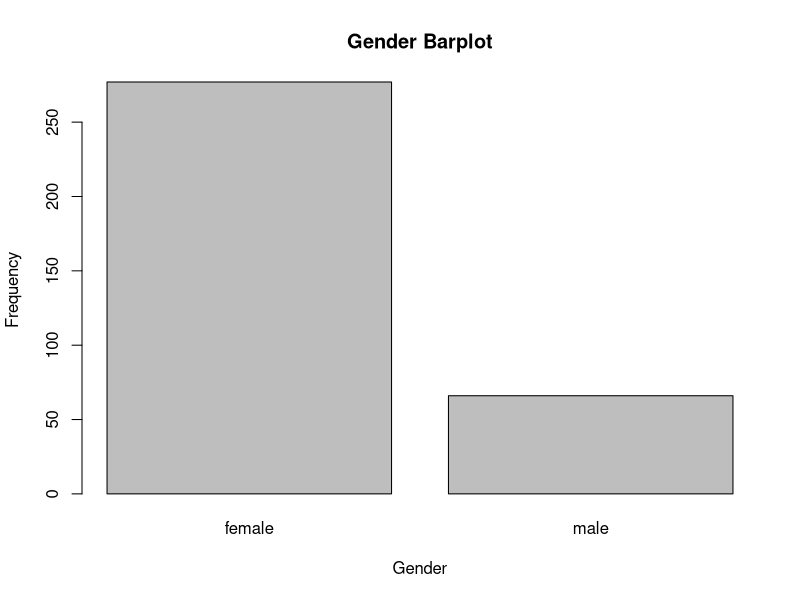
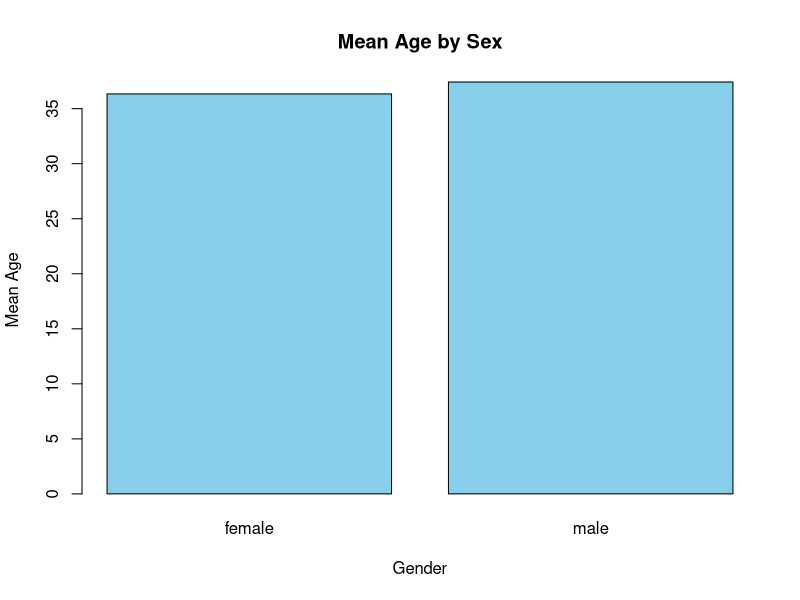
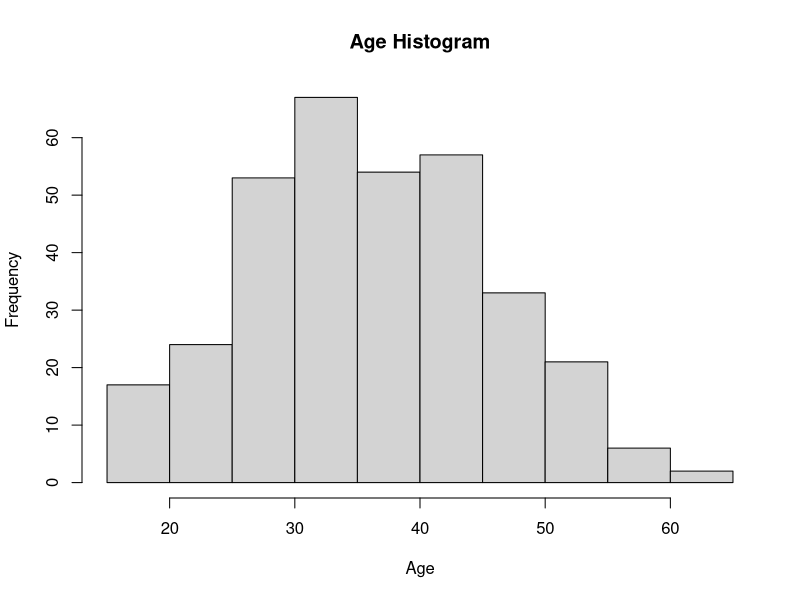
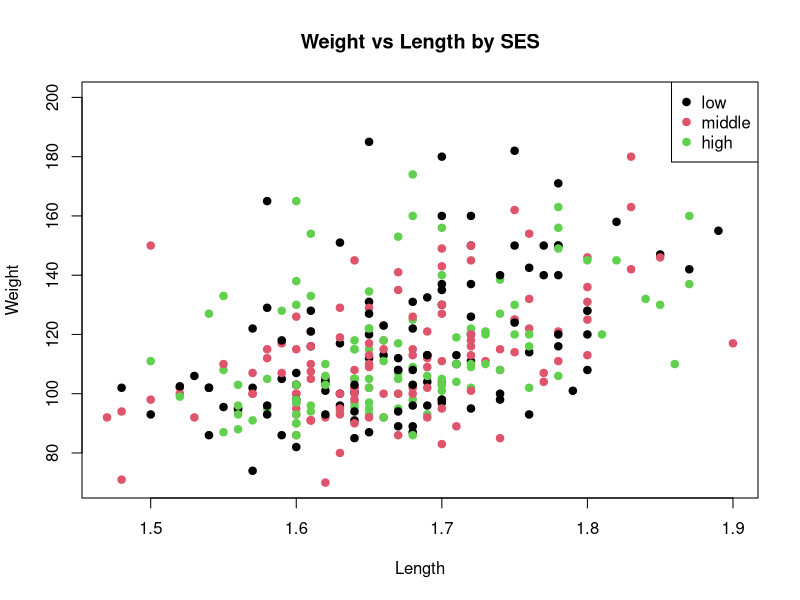
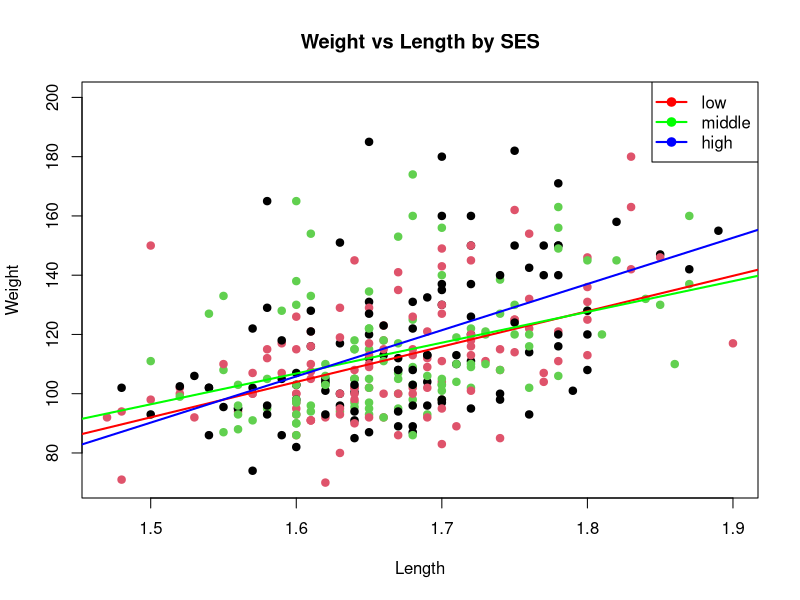
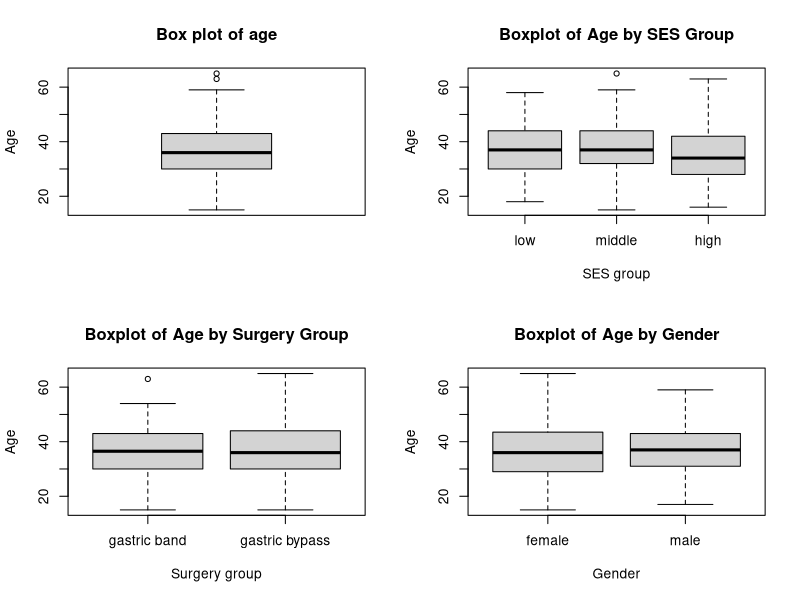
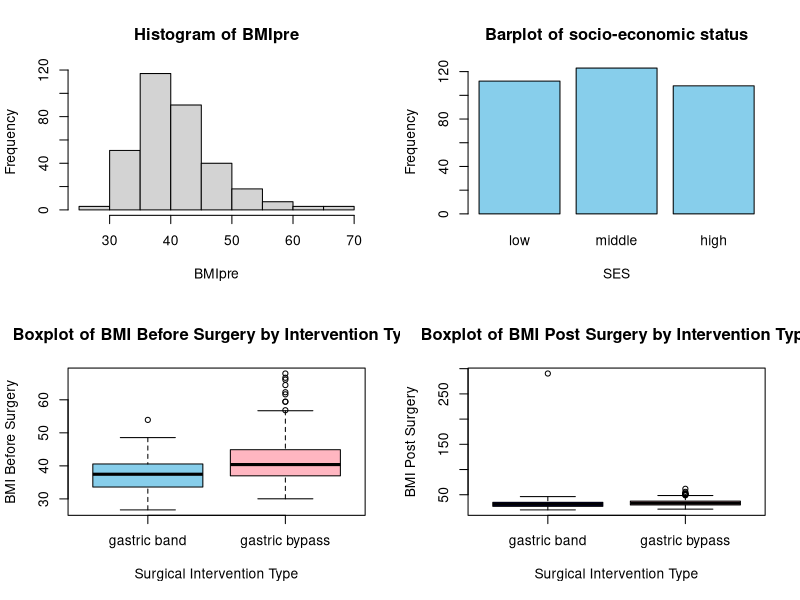
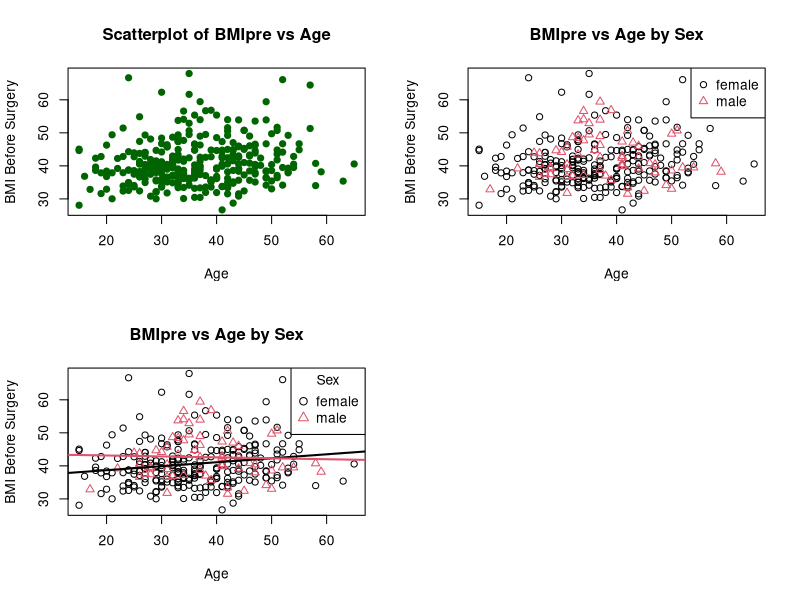

Generate these figures, in order, with R: (Note: this script raises an error after producing the figures.)
# Introduction to R - Session 4
# Author: Mostafa S. Abd El-Maksoud

# ------------------------
# Read Data
# ------------------------

# Read the data from a text file with headers
data <- read.table("data.txt", header = TRUE)

# ------------------------
# Data inspection
# ------------------------

# Open a data viewer window to inspect the dataset
View(data)

# Display the structure of the dataset
str(data)

# ------------------------
# Data Preprocessing: Cleaning and Formatting the Surgery Dataset
# ------------------------

data$sex      <- factor(data$sex, labels = c("female", "male"))
data$SES      <- factor(data$SES, labels = c("low", "middle", "high"))
data$complic  <- factor(data$complic, labels = c("no", "yes"))
data$comorb   <- factor(data$comorb, labels = c("no", "yes"))
data$depressi <- factor(data$depressi, labels = c("no", "yes"))
data$diabetes <- factor(data$diabetes, labels = c("no", "yes"))
data$surgery  <- factor(data$surgery, labels = c("gastric band", "gastric bypass"))

data$BMIpost <- as.numeric(gsub(",", ".", data$BMIpost))
data$BMIpre  <- as.numeric(gsub(",", ".", data$BMIpre))
data$weight  <- as.numeric(gsub(",", ".", data$weight))
data$length  <- as.numeric(gsub(",", ".", data$length))

# Check updated structure
str(data)

# ------------------------
# Descriptive Statistics
# ------------------------

summary(data)
mean(data$weight, na.rm = TRUE)
median(data$weight, na.rm = TRUE)
min(data$weight, na.rm = TRUE)
max(data$weight, na.rm = TRUE)
quantile(data$weight, na.rm = TRUE, c(0.25, 0.75))

# Why use na.rm = TRUE?
median(c(10, 20, NA), na.rm = TRUE)
median(c(10, 20, NA), na.rm = FALSE)

# ------------------------
# Frequency table for categorical variable
# ------------------------

table(data$sex)

# Mean age by sex
tapply(data$age, list(sex = data$sex), mean, na.rm = TRUE)

# Correlation coefficient
library(corrplot)
cor(data$weight, data$length, use = "complete.obs")

# Help: which correlation method?
?cor  # Default: "pearson"

# Spearman correlation
cor(data$weight, data$length, use = "complete.obs", method = "spearman")

# More summaries
max(data$weight, na.rm = TRUE)
sum(is.na(data$age))
aggregate(BMIpre ~ surgery, data, mean, na.rm = TRUE)
cor(data$BMIpre, data$BMIpost, use = "complete.obs", method = "pearson")

# ------------------------
# Graphics
# ------------------------

barplot(table(data$sex), xlab = "Gender", ylab = "Frequency", main = "Gender Barplot")

mean.age <- tapply(data$age, data$sex, mean, na.rm = TRUE)
barplot(mean.age, col = "skyblue", xlab = "Gender", ylab = "Mean Age", main = "Mean Age by Sex")

hist(data$age, xlab = "Age", ylab = "Frequency", main = "Age Histogram")

plot(weight ~ length, data = data, col = data$SES, pch = 19,
     main = "Weight vs Length by SES", xlab = "Length", ylab = "Weight")
legend("topright", legend = levels(data$SES), col = 1:length(levels(data$SES)), pch = 19)

plot(weight ~ length, data = data, col = data$SES, pch = 19,
     main = "Weight vs Length by SES", xlab = "Length", ylab = "Weight")

unique_ses <- unique(data$SES)
ses_colors <- rainbow(length(unique_ses))

for(i in 1:length(unique_ses)) {
  ses_group <- unique_ses[i]
  subset_data <- data[data$SES == ses_group, ]
  abline(lm(weight ~ length, data = subset_data), col = ses_colors[i], lwd = 2)
}
legend("topright", legend = levels(data$SES), col = ses_colors, pch = 19, lwd = 2)

par(mfrow = c(2,2))
boxplot(data$age, main = "Box plot of age", ylab = "Age")
boxplot(data$age ~ data$SES, xlab = "SES group", ylab = "Age", main = "Boxplot of Age by SES Group")
boxplot(data$age ~ data$surgery, xlab = "Surgery group", ylab = "Age", main = "Boxplot of Age by Surgery Group")
boxplot(data$age ~ data$sex, xlab = "Gender", ylab = "Age", main = "Boxplot of Age by Gender")

hist(data$BMIpre, xlab = "BMIpre", ylab = "Frequency", main = "Histogram of BMIpre")

barplot(table(data$SES), xlab = "SES", ylab = "Frequency", main = "Barplot of socio-economic status", col = "skyblue")

boxplot(data$BMIpre ~ data$surgery,
        xlab = "Surgical Intervention Type",
        ylab = "BMI Before Surgery",
        main = "Boxplot of BMI Before Surgery by Intervention Type",
        col = c("skyblue", "lightpink"))

boxplot(data$BMIpost ~ data$surgery,
        xlab = "Surgical Intervention Type",
        ylab = "BMI Post Surgery",
        main = "Boxplot of BMI Post Surgery by Intervention Type",
        col = c("blue", "pink"))

plot(x = data$age, y = data$BMIpre, xlab = "Age",
     ylab = "BMI Before Surgery", main = "Scatterplot of BMIpre vs Age",
     pch = 19, col = "darkgreen")

pch.values <- c(1, 2)
names(pch.values) <- levels(data$sex)

plot(data$BMIpre ~ data$age,
     col = as.numeric(data$sex),
     pch = pch.values[data$sex],
     xlab = "Age", ylab = "BMI Before Surgery", main = "BMIpre vs Age by Sex")
legend("topright", legend = levels(data$sex), col = 1:length(levels(data$sex)), pch = 1:length(levels(data$sex)))

plot(data$BMIpre ~ data$age, col = as.numeric(data$sex), xlab = "Age",
     ylab = "BMI Before Surgery", main = "BMIpre vs Age by Sex", pch = as.numeric(data$sex))

for (gender in levels(data$sex)) {
  sub_data <- subset(data, sex == gender)
  model <- lm(BMIpre ~ age, data = sub_data)
  abline(model, col = which(levels(data$sex) == gender), lwd = 2)
}
pch.values <- c(1, 2)
names(pch.values) <- levels(data$sex)

legend("topright", legend = levels(data$sex), pch = pch.values,
       col = 1:length(levels(data$sex)), title = "Sex", pt.cex = 1.2)

# ------------------------
# Outlier Detection
# ------------------------

outlires_threshold <- 40
data$BMIpre[data$BMIpre > outlires_threshold] <- 29.41
data$BMIpost[data$BMIpost > outlires_threshold] <- 29.41

write.table(data, "E:/courses/Introduction to R/Session 4/modified_surgery.txt", 
            sep = "\t", row.names = FALSE, col.names = TRUE)

# ------------------------
# Testing for Normality
# ------------------------

par(mfrow = c(1,2))
hist(data$BMIpre, main = "Histogram of BMIpre", xlab = "BMIpre", col = "lightblue")
hist(data$BMIpost, main = "Histogram of BMIpost", xlab = "BMIpost", col = "lightgreen")

par(mfrow = c(1,2))
qqnorm(data$BMIpre, main = "QQ Plot of BMIpre")
qqline(data$BMIpre, col = "red")
qqnorm(data$BMIpost, main = "QQ Plot of BMIpost")
qqline(data$BMIpost, col = "blue")

shapiro_pre <- shapiro.test(data$BMIpre)
shapiro_post <- shapiro.test(data$BMIpost)
print(shapiro_pre)
print(shapiro_post)

